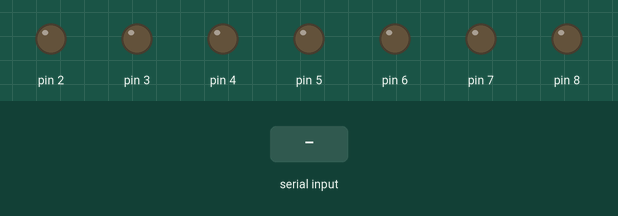
Simulated run of this sketch. Board: Arduino Uno, built with avr-gcc and run on an emulated ATmega328P. Shown: output pins drawn as LEDs (lit = HIGH). Inputs (shaded band) come from the test bench.

Above: at 1.2 s.
1.3 s: "F" received over Serial
At 2.1 s:
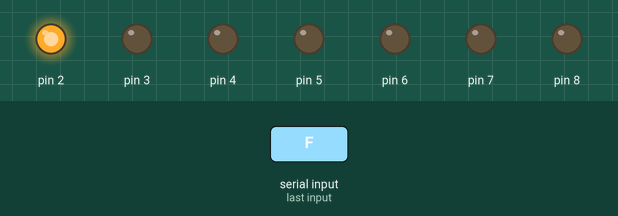
3.8 s: "B" received over Serial
At 4.4 s:
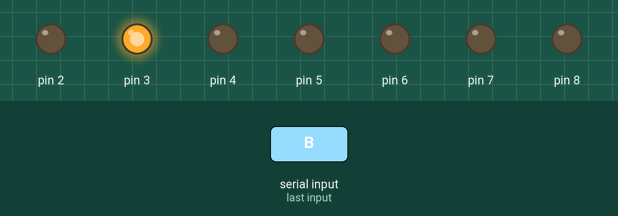
6.3 s: "L" received over Serial
At 7.1 s:
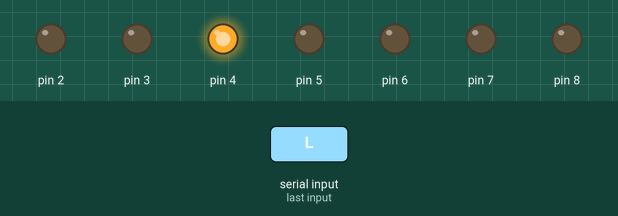
8.8 s: "R" received over Serial
At 9.4 s:
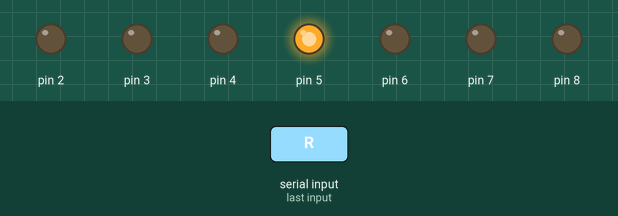
11.3 s: "W" received over Serial
At 12.1 s:
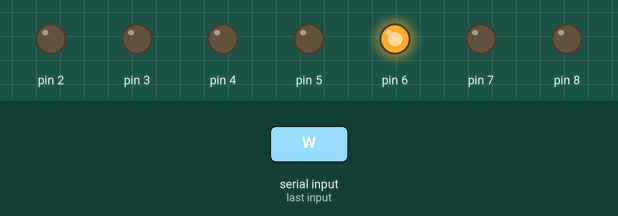
13.8 s: "U" received over Serial
At 14.4 s:
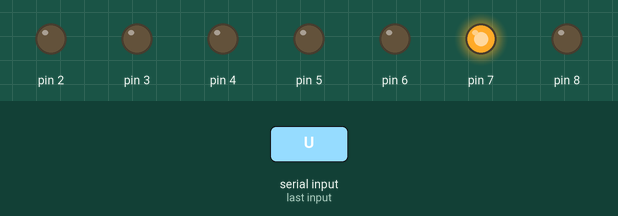
Timing chart, 0 to 16.8 s (numbered marks = the images above; inputs shaded):
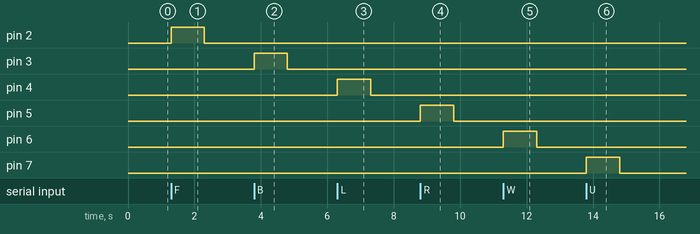

The sketch:

Cotton_Burner___Blower.ino
```cpp
void setup() {
  Serial.begin(9600);
  pinMode(2, OUTPUT);
  pinMode(3, OUTPUT);
  pinMode(4, OUTPUT);
  pinMode(5, OUTPUT);
  pinMode(6, OUTPUT);
  pinMode(7, OUTPUT);
  pinMode(8, OUTPUT);
}

void loop() {

  if (Serial.available())
  {
    char temp = Serial.read();
    if (temp == 'F')
    {
      digitalWrite(2, 1);
      delay(1000);
    }
    if (temp == 'B')
    {
      digitalWrite(3, 1);
      delay(1000);
    }
    if (temp == 'L')
    {
      digitalWrite(4, 1);
      delay(1000);
    }
    if (temp == 'R')
    {
      digitalWrite(5, 1);
      delay(1000);
    }
    if (temp == 'W')
    {
      digitalWrite(6, 1);
      delay(1000);
    }
    if (temp == 'U')
    {
      digitalWrite(7, 1);
      delay(1000);
    }
    if (temp == 'V')
    {
      digitalWrite(8, 1);
      digitalWrite(9, 1);
      delay(1000);
    }

    if (temp == 'v')
    {
      digitalWrite(8, 0);
      digitalWrite(9, 0);
      delay(1000);
    }
    for (int i = 2; i <= 7; i++)
    {
      digitalWrite(i, 0);

    }
  }

}
```

Measured:
- after the input at 1.3 s, pin 2: LOW → HIGH at once, → LOW 1.0 s later
- after the input at 3.8 s, pin 3: LOW → HIGH at once, → LOW 1.0 s later
- after the input at 6.3 s, pin 4: LOW → HIGH at once, → LOW 1.0 s later
- after the input at 8.8 s, pin 5: LOW → HIGH at once, → LOW 1.0 s later
- after the input at 11.3 s, pin 6: LOW → HIGH at once, → LOW 1.0 s later
- after the input at 13.8 s, pin 7: LOW → HIGH at once, → LOW 1.0 s later
